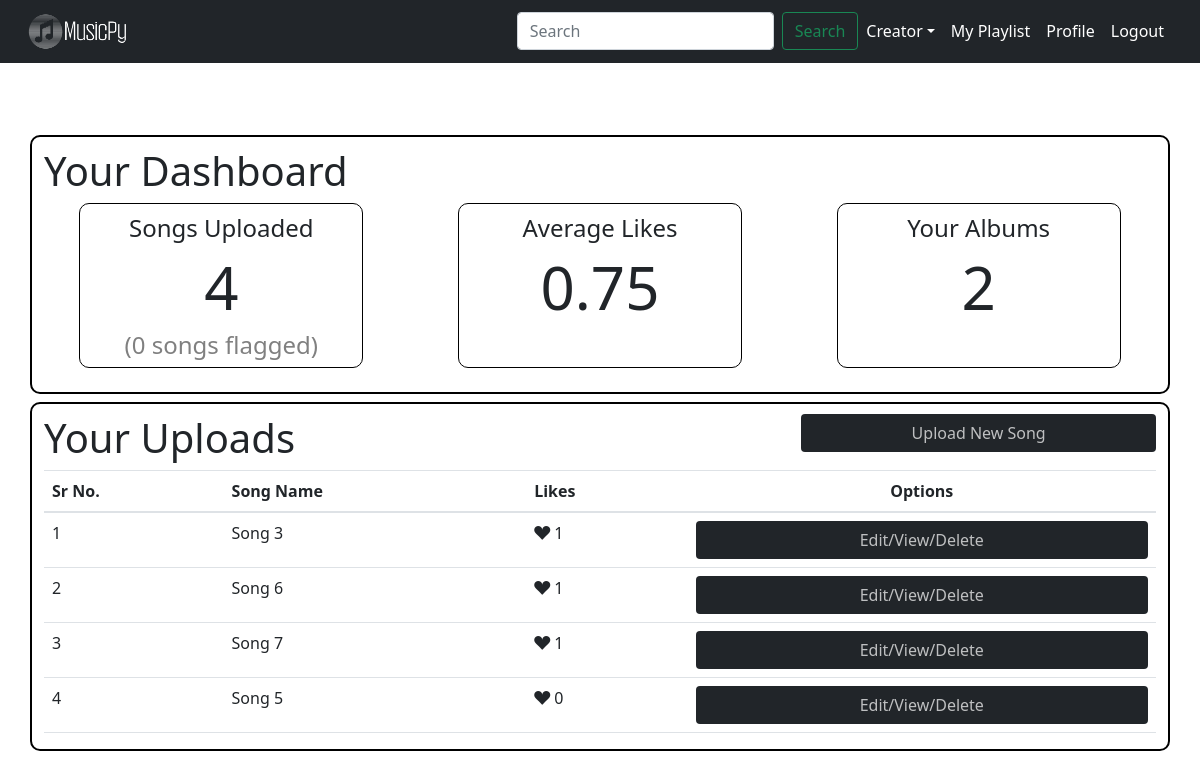
Page /creator/dashboard (signed in) on the committed database.
### db_config.py (models this page shows, shortened)
class Song(db.Model):
    __tablename__ = 'Song'
    id = db.Column(db.Integer, nullable=False, primary_key=True, unique=True, autoincrement=True)
    name = db.Column(db.String, nullable=False)
    album = db.Column(db.String, db.ForeignKey('Album.name'), nullable=False)
    lyrics = db.Column(db.String, nullable=False)
    release_date = db.Column(db.DATE, nullable=False)
    creator_id = db.Column(db.Integer, db.ForeignKey("User.id"),  nullable=False)
    url = db.Column(db.TEXT)
    flagged = db.Column(db.String, nullable=False, default="False")
    likes = db.Column(db.Integer)

### app.py (the view)
@app.route('/creator/dashboard')
@creator
@auth
def creator_dashboard():
        user = User.query.filter_by(email=session["email"]).first()
        albums = Album.query.filter_by(creator_id=user.id).all()
        songs = Song.query.filter_by(creator_id=user.id).order_by(Song.likes.desc()).all()
        songs_likes = []
        for song in songs:
            songs_likes.append(song.likes)
        flagged_songs = Song.query.filter_by(creator_id=user.id, flagged="True").all()
        message = request.args.get("message")
        count = {"songs_count": len(songs),
                "flagged_songs_count": len(flagged_songs),
                "albums_count": len(albums),
                "avg_rating" : round(sum(songs_likes)/len(songs_likes), 2) if len(songs_likes)>0 else 0}
        return render_template('creator dashboard.html',message=message, user=user, songs=songs, count=count)

### templates/creator dashboard.html (shortened to what this page needs)
{% extends 'layout/layout.html' %}
{% block element %}
<br>
<div class="container container-box mt-5">
    <h1>Your Dashboard</h1>
    <div class="row justify-content-around">
        <div class="col-3 box-3">
            <h4 style="font-size:2vw;">Songs Uploaded</h2>
            <h3 style="font-size:5vw;">{{ count["songs_count"] }}</h3>
            <h5 style="font-size:2vw; color: gray;">({{count["flagged_songs_count"]}} songs flagged)</h5>
        </div>
        <div class="col-3 box-3">
            <h2 style="font-size:2vw;">Average Likes</h2>
            <h3 style="font-size:5vw;">{{ count["avg_rating"] }}</h3>
        </div>
        <div class="col-3 box-3">
            <h2 style="font-size:2vw;">Your Albums</h2>
            <h3 style="font-size:5vw;">{{ count["albums_count"] }}</h3>
        </div>
    </div>
    <br>
</div>
<div class="container container-box mt-2">
    <div class="row">
            <div class="col-5">
                <h1>Your Uploads</h1>
            </div>
            <div class="col-4 offset-3">
                <a class="btn btn-block custom-button" href="/upload/song">Upload New Song</a>
            </div>
    </div>
    <table class="table table-hover" style="width: 100%;">
        <thead>
            <tr>
                <th>Sr No.</th>
                <th>Song Name</th>
                <th>Likes</th>
                <th style="text-align: center;">Options</th>
            </tr>
        </thead>
        <tbody>
            {% for song in songs %}
            <tr>
                <td>{{loop.index}}</td>
                {% if song.flagged == "True" %}
                <td><s>{{song.name}}</s> (Flagged)</td>
                {% else %}
                    <td>{{song.name}}</td>
                {% endif %}
                <td> <i class="bi bi-suit-heart-fill"></i> {{song.likes}}</td>
                <td><a href="/song/edit/{{song.id}}" class="btn custom-button btn-block">Edit/View/Delete</a></td>
            </tr>
            {% endfor %}
        </tbody>
    </table>
</div>
{% endblock %}

### static/css/style.css (style rules this page uses)
.custom-button { background-color: #212529; color: #ffffffb5; }
.container-box { border: 2px solid black; border-radius: 10px; padding-top: 10px; }
.box-3 { border: 1px solid black; border-radius: 10px; padding-top: 10px; text-align: center; }

### rows in the picture
Song: name "Song 3", likes "1"
Song: name "Song 6", likes "1"
Song: name "Song 7", likes "1"
Song: name "Song 5", likes "0"

### other values in the picture
{{ count["songs_count"] }} "4"
{{ count["flagged_songs_count"] }} "0"
{{ count["avg_rating"] }} "0.75"
{{ count["albums_count"] }} "2"
